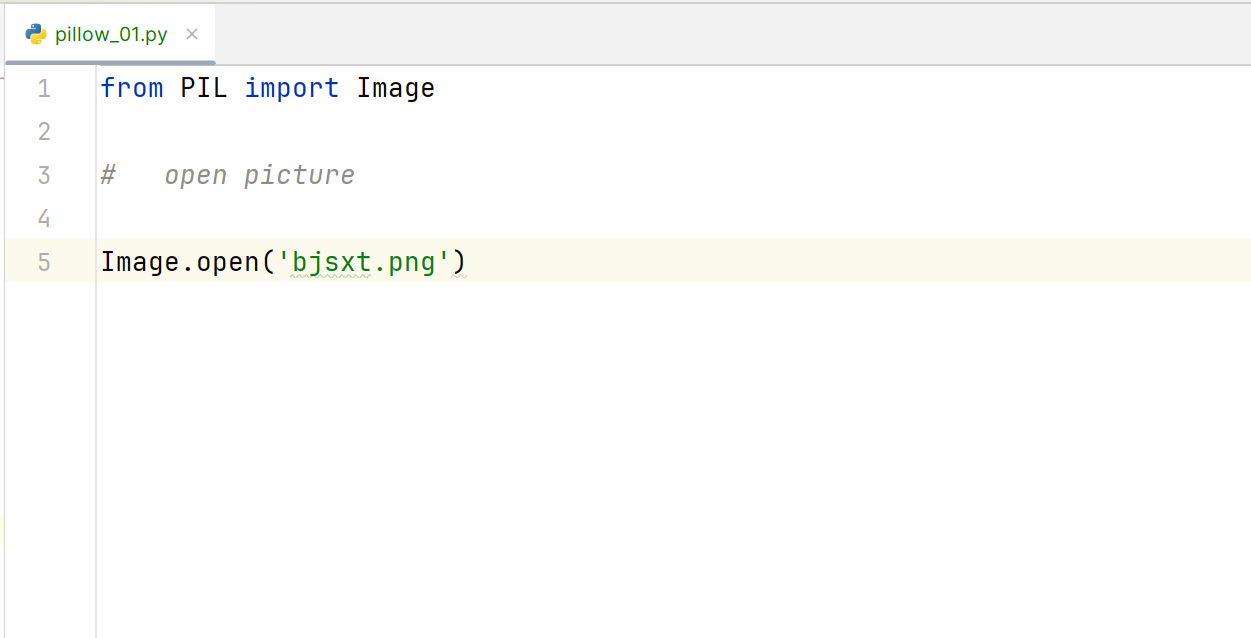
#> input picture pillow/img.png, 1251 x 638 px
$ python pillow_02.py
#> lines starting #> are read from the running program, lines starting #| are printed output that depends on the picture
from PIL import Image

img1 = Image.open('img.png').convert(mode='RGB')
img2 = Image.new('RGB',img1.size,'red')
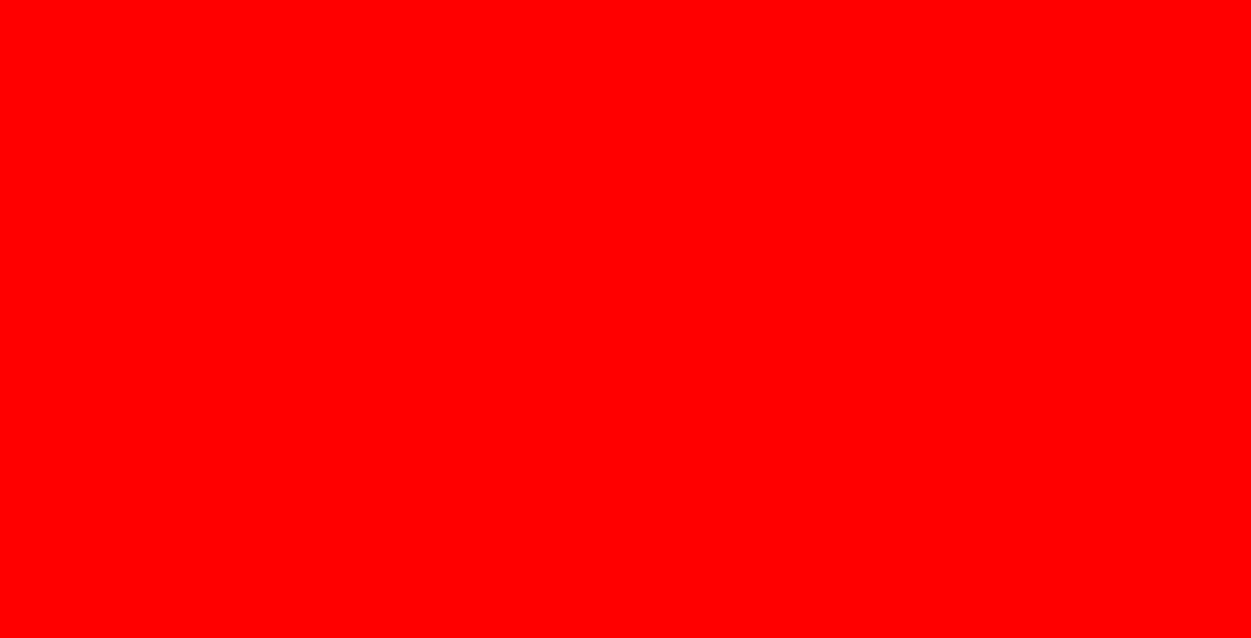
#> img2: PIL image 1251x638 RGB; mean R, G, B 255, 0, 0
# img2.show()

#   blend
Image.blend(img1,img2,alpha=0.5).show()
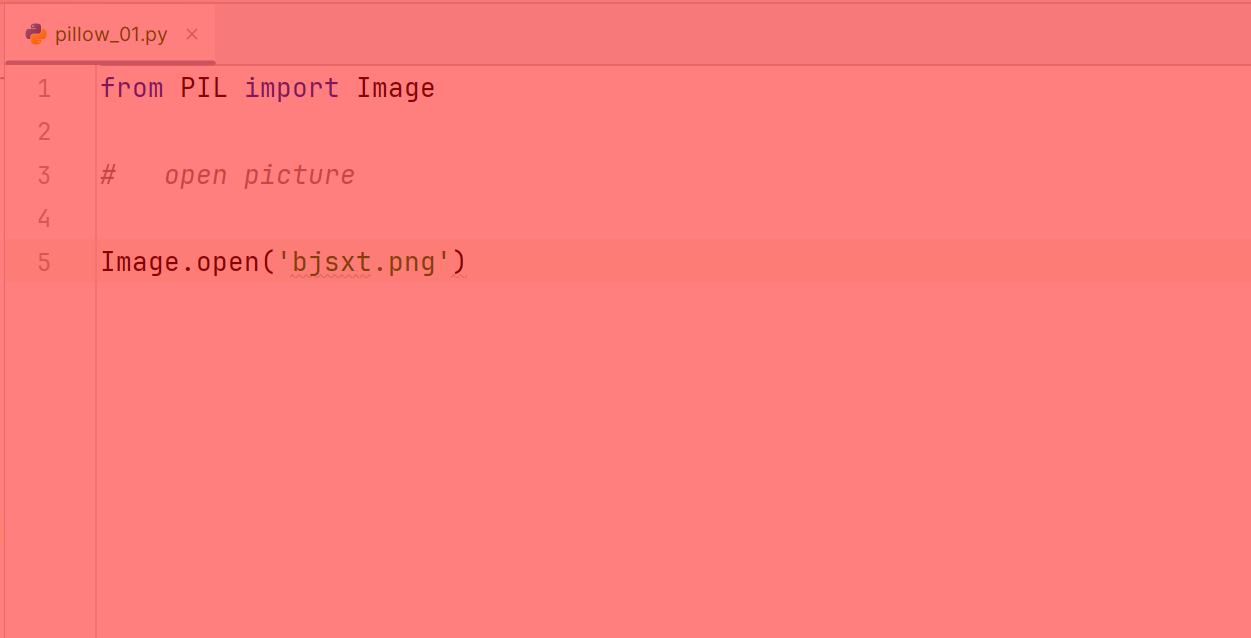
#> shown: PIL image 1251x638 RGB; mean R, G, B 253.4, 125.6, 125.1

$ run again, with pillow/captcha_2KVNN4.png copied over pillow/img.png
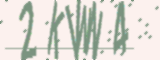
#> input picture pillow/captcha_2KVNN4.png, 160 x 60 px
#> img1 is the input picture: PIL image 160x60 RGB; mean R, G, B 218.2, 216.9, 209.3
#> `Image.blend(img1,img2,alpha=0.5).show()`:
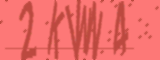
#> shown: PIL image 160x60 RGB; mean R, G, B 236.2, 108.1, 104.5
